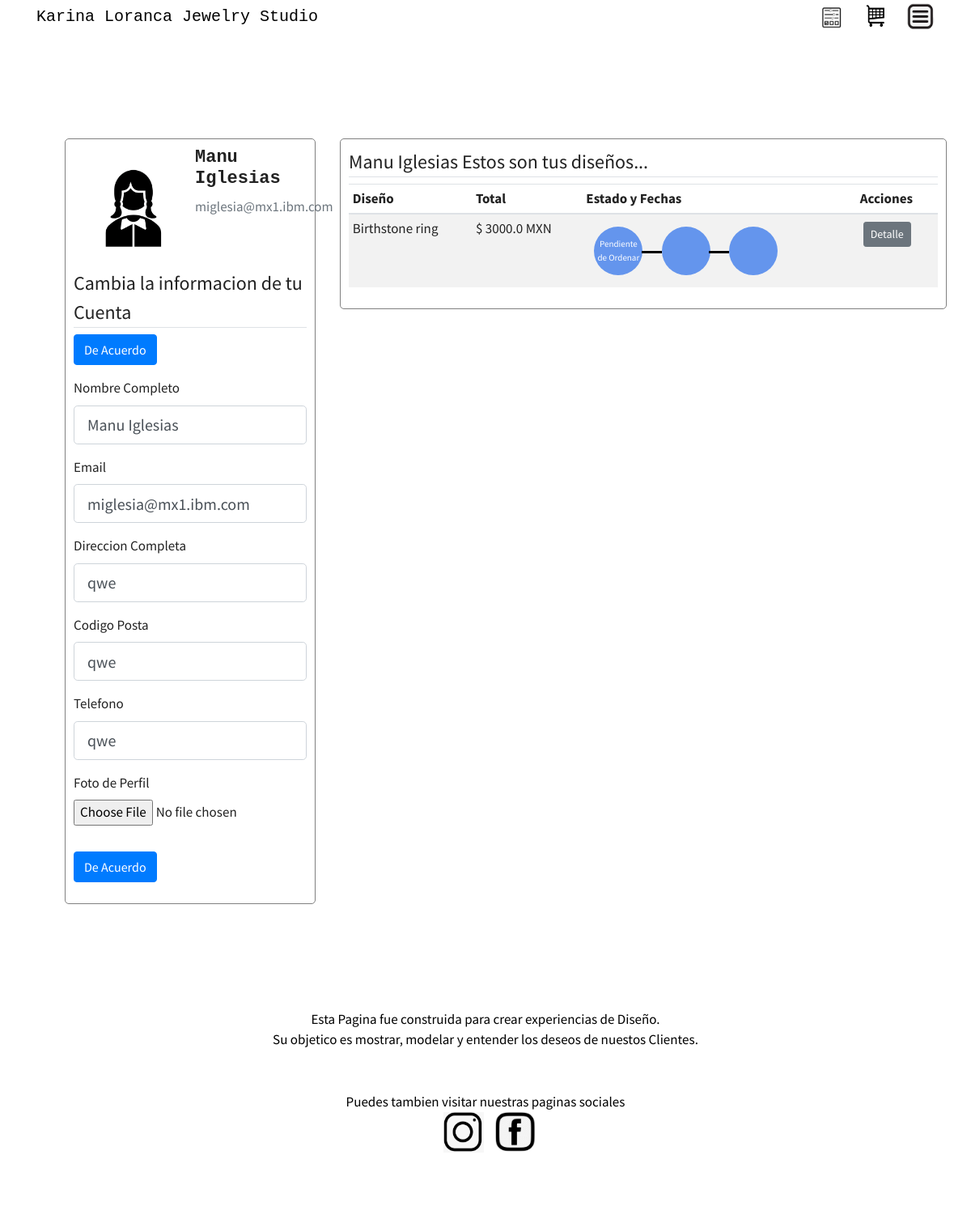
Page /account (signed in) on the committed database.
### kl_designs/models.py (models this page shows, shortened)
class User(db.Model, UserMixin):
    __table_args__ = {'extend_existing': True}
    id = db.Column(db.Integer, primary_key=True)
    fname = db.Column(db.String(20), unique=True, nullable=False)
    role = db.Column(db.String, default='user')
    email = db.Column(db.String(120), unique=True, nullable=False)
    image_file = db.Column(db.String(20), nullable=False, default='default.jpg')
    password = db.Column(db.String(60), nullable=False)
    complete_address1 = db.Column(db.String(200), unique=False, nullable=False)
    zipcode = db.Column(db.String(20), unique=False, nullable=False)
    phone = db.Column(db.String(20), nullable=False)
    cart_items = db.relationship('Item', backref='author', lazy=True)
    comments = db.relationship('Comments', backref='contributor', lazy=True)

class Item(db.Model):
    __table_args__ = {'extend_existing': True}
    itemid = db.Column(db.Integer, primary_key=True)
    quantity = db.Column(db.Integer, nullable=True)
    size = db.Column(db.Integer, nullable=True)
    status = db.Column(db.String, default='pending')
    product_name = db.Column(db.String(100), nullable=True)
    category_name = db.Column(db.String(100), nullable=True)
    description = db.Column(db.String(100), nullable=True)
    price = db.Column(db.DECIMAL)
    image_file = db.Column(db.String(20), nullable=True, default='default.jpg')
    image_file_2 = db.Column(db.String(20), nullable=True, default='default.jpg')
    image_file_3 = db.Column(db.String(20), nullable=True, default='default.jpg')
    order_date = db.Column(db.DateTime, nullable=True)
    delivery_date = db.Column(db.DateTime, nullable=True)
    received_date = db.Column(db.DateTime, nullable=True)
    deliveryid = db.Column(db.Integer, nullable=True)
    carrier = db.Column(db.String(100), nullable=True)
    userid = db.Column(db.Integer, db.ForeignKey('user.id'), nullable=False)
    users = db.relationship(User)
    product_items = db.relationship('Product', backref='product_item', lazy=True)

### kl_designs/views/users/routes_users.py (the view)
@users.route("/account", methods=['GET', 'POST'])
@login_required
def account():
    items = Item.query.filter_by(author=current_user) .order_by(Item.order_date.desc())
    total = db.session.query(func.sum(Item.price)).filter_by(author=current_user).filter_by(status='Ordered').scalar()
    Order_total = db.session.query(func.sum(Item.price * Item.quantity)).filter_by(author=current_user).filter_by(status='Ordered').scalar()
    form = UpdateAccountForm()
    if form.validate_on_submit():
        if form.picture.data:
            picture_file = save_picture(form.picture.data)
            current_user.image_file = picture_file
        current_user.fname = form.fname.data
        current_user.email = form.email.data
        current_user.complete_address1 = form.complete_address1.data
        current_user.zipcode = form.zipcode.data
        current_user.phone = form.phone.data
        db.session.commit()
        flash('Tu Cuenta ha sido actualizada!', 'success')
        return redirect(url_for('users.account'))
    elif request.method == 'GET':
        form.fname.data = current_user.fname
        form.email.data = current_user.email
        form.complete_address1.data = current_user.complete_address1
        form.zipcode.data = current_user.zipcode
        form.phone.data = current_user.phone
    image_file = url_for('static', filename='photos/' + current_user.image_file)
    return render_template('users/account.html', title='Account',
                           image_file=image_file, form=form,
                           items=items, total=total, Order_total=Order_total
                           )

### kl_designs/views/users/forms.py (shortened to what this page needs)
class UpdateAccountForm(FlaskForm):
    fname = StringField('Nombre Completo', validators=[DataRequired(), Length(min=2, max=20)])
    email = StringField('Email', validators=[DataRequired(), Email()])
    complete_address1 = StringField('Direccion Completa', validators=[DataRequired(), Length(min=1, max=100)])
    zipcode = StringField('Codigo Posta', validators=[DataRequired(), Length(min=1, max=15)])
    phone = StringField('Telefono', validators=[DataRequired(), Length(min=1, max=100)])
    picture = FileField('Foto de Perfil', validators=[FileAllowed(['jpg', 'png'])])
    submit = SubmitField('De Acuerdo')

### kl_designs/models.py (called while the page is built)
@login_manager.user_loader
def load_user(user_id):
    return User.query.get(int(user_id))

### kl_designs/templates/users/account.html (shortened to what this page needs)
{% extends "main/layout.html" %}
{% block additional_css %}
<link rel="stylesheet" type="text/css" href="{{ url_for('static', filename='uxdes4.css') }}"/>
     <link rel="stylesheet" type="text/css" href="{{ url_for('static', filename='view_admin.css') }}"/>
{% endblock %}
{% block main_content %}
    {% if current_user.is_authenticated %}
        <div class="row">
            <div class="col-md-4">
                <div class="content-section-account">
                    <div class="media">
                        <img class="rounded-circle" src="{{ image_file }}">
                        <div class="media-body">
                            <h2>{{ current_user.fname }}</h2>
                            <p class="text-secondary">{{ current_user.email }}</p>
                        </div>
                    </div>
                    <form method="POST" action="" enctype="multipart/form-data">
                        <fieldset class="form-group">
                            <legend class="border-bottom mb-2">Cambia la informacion de tu Cuenta</legend>
                                   <div class="form-group">
                            {{ form.submit(class="btn btn-primary") }}
                    </div>
                            <div class="form-group">
                    {{ form.fname.label(class="form-control-label") }}
                    {% if form.fname.errors %}
                        {{ form.fname(class="form-control form-control-lg is-invalid") }}
                        <div class="invalid-feedback">
                            {% for error in form.fname.errors %}
                                <span>{{ error }}</span>
                            {% endfor %}
                        </div>
                    {% else %}
                        {{ form.fname(class="form-control form-control-lg") }}
                    {% endif %}
                </div>
                            <div class="form-group">
                    {{ form.email.label(class="form-control-label") }}
                    {% if form.email.errors %}
                        {{ form.email(class="form-control form-control-lg is-invalid") }}
                        <div class="invalid-feedback">
                            {% for error in form.email.errors %}
                                <span>{{ error }}</span>
                            {% endfor %}
                        </div>
                    {% else %}
                        {{ form.email(class="form-control form-control-lg") }}
                    {% endif %}
                </div>
                            <div class="form-group">
                    {{ form.complete_address1.label(class="form-control-label") }}
                    {% if form.complete_address1.errors %}
                        {{ form.complete_address1(class="form-control form-control-lg is-invalid") }}
                        <div class="invalid-feedback">
                            {% for error in form.complete_address1.errors %}
                                <span>{{ error }}</span>
                            {% endfor %}
                        </div>
                    {% else %}
                        {{ form.complete_address1(class="form-control form-control-lg") }}
                    {% endif %}
                </div>
                            <div class="form-group">
                        {{ form.zipcode.label(class="form-control-label") }}
                        {% if form.zipcode.errors %}
                            {{ form.zipcode(class="form-control form-control-lg is-invalid") }}
                            <div class="invalid-feedback">
                                {% for error in form.zipcode.errors %}
                                    <span>{{ error }}</span>
                                {% endfor %}
                            </div>
                        {% else %}
                            {{ form.zipcode(class="form-control form-control-lg") }}
                        {% endif %}
                    </div>
                            <div class="form-group">
                        {{ form.phone.label(class="form-control-label") }}
                        {% if form.phone.errors %}
                            {{ form.phone(class="form-control form-control-lg is-invalid") }}
                            <div class="invalid-feedback">
                                {% for error in form.phone.errors %}
                                    <span>{{ error }}</span>
                                {% endfor %}
                            </div>
                        {% else %}
                            {{ form.phone(class="form-control form-control-lg") }}
                        {% endif %}
                    </div>
                            <div class="form-group">
                    {{ form.picture.label() }}
                    {{ form.picture(class="form-control-file") }}
                </div>
                        </fieldset>
                        <div class="form-group">
                            {{ form.submit(class="btn btn-primary") }}
                        </div>
                    </form>
                </div>
            </div>
            <div class="col-md-8">
                <div class="content-section-request">
                    <legend class="border-bottom mb-2">{{ current_user.fname }} Estos son tus diseños...</legend>
                    <div class="table-responsive">
                        <table class="table table-sm table-condensed table-striped" id="Cart">
                            <thead>
                            <tr>
                                <th scope="col">Diseño</th>
                                <th scope="col">Total</th>
                                <th scope="col">Estado y Fechas</th>
                                <th scope="col">Acciones</th>
                            </tr>
                            </thead>
                            <tbody>
                            {% for i in items %} {% if i.status != 'Cancel' %}
                                <td scope="col"> {{ i.product_name }}</td>
                                <td scope="col">  $ {{ "{0:.1f}".format((i.price)*(i.quantity)) }} MXN</td>
                                <td class="status">
                                            <div class="left-box">
                                                <div class="big-circle circle">
                                                    <div class="circle-content">
                                                        {% if i.status == "pending" %} Pendiente de Ordenar {% endif %}
                                                    </div>
                                                </div>
                                            </div>
                                            <div class="right-box">
                                                <div class="circle one">
                                                    <div class="circle-content">
                                                    </div>
                                                </div>
                                            </div>
                                            <div class="right-box">
                                                <div class="circle purple two">
                                                    <div class="circle-content"></div>
                                                    <div class="circle-content">
                                                    </div>
                                                </div>
                                            </div>
                                        </td>
                                <div class="buttons">
                                 <td scope="col"> <a class="btn btn-secondary btn-sm m-1" href="{{ url_for('carts.cart_item', itemid=i.itemid) }}">Detalle</a>
                                 </td>
                                </div>
                                {% endif %}
                            {% endfor %}
                            </tbody>
                        </table>
                    </div>
                </div>
            </div>
        </div>
    {% endif %}
{% endblock main_content %}

### kl_designs/static/uxdes4.css (style rules this page uses)
.content-section-account { margin-top: 50px; margin-left: 50px; margin-right: auto; max-width: 550px; background-color: white; border: 1px solid gray; border-radius: 5px; padding: 10px; }
.content-section-request { margin-top: 50px; margin-left: 0px; margin-right: auto; max-width: 800px; background-color: white; border: 1px solid gray; border-radius: 5px; padding: 10px; }
.rounded-circle { width: 150px; height: 150px; padding: 10px; }

### kl_designs/static/view_admin.css (style rules this page uses)
.row { margin-top: 50px; padding: 30px; }
h2 { font-family: Consolas, "andale mono", "lucida console", monospace; font-size: 22px; font-weight: bold; }
.left-box, .center-box, .right-box { vertical-align: middle; display: inline-block; padding: 10px; }
.circle { border-radius: 100%; background: cornflowerblue; text-align: center; position: relative; display: table; height: 60px; z-index: 10; color: #fff; width: 60px; }
.circle .circle-content { vertical-align: middle; display: table-cell; font-size: 11px; }
.circle.two:before, .circle.one:before { transform: rotate(0deg); position: absolute; margin: 0 -20px 5 5; background: #000; width: 25px; content: ''; height: 3px; right: 100%; z-index: -100; top: 50%; }

### rows in the picture
User: fname "Manu Iglesias", email "miglesia@mx1.ibm.com", complete_address1 "qwe", zipcode "qwe", phone "qwe"
Item: product_name "Birthstone ring", (i.price)*(i.quantity) "3000.0", status "Pendiente de Ordenar"
